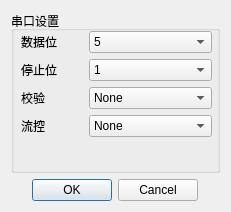
<?xml version="1.0" encoding="UTF-8"?>
<ui version="4.0">
 <class>settings_dialog</class>
 <widget class="QDialog" name="settings_dialog">
  <property name="geometry">
   <rect>
    <x>0</x>
    <y>0</y>
    <width>231</width>
    <height>212</height>
   </rect>
  </property>
  <property name="windowTitle">
   <string>Dialog</string>
  </property>
  <layout class="QGridLayout" name="gridLayout" rowstretch="5,1">
   <item row="1" column="0">
    <layout class="QHBoxLayout" name="horizontalLayout">
     <item>
      <spacer name="horizontalSpacer">
       <property name="orientation">
        <enum>Qt::Horizontal</enum>
       </property>
       <property name="sizeHint" stdset="0">
        <size>
         <width>40</width>
         <height>20</height>
        </size>
       </property>
      </spacer>
     </item>
     <item>
      <widget class="QDialogButtonBox" name="buttonBox">
       <property name="orientation">
        <enum>Qt::Horizontal</enum>
       </property>
       <property name="standardButtons">
        <set>QDialogButtonBox::Cancel|QDialogButtonBox::Ok</set>
       </property>
      </widget>
     </item>
     <item>
      <spacer name="horizontalSpacer_2">
       <property name="orientation">
        <enum>Qt::Horizontal</enum>
       </property>
       <property name="sizeHint" stdset="0">
        <size>
         <width>40</width>
         <height>20</height>
        </size>
       </property>
      </spacer>
     </item>
    </layout>
   </item>
   <item row="0" column="0">
    <widget class="QGroupBox" name="groupBox">
     <property name="title">
      <string>串口设置</string>
     </property>
     <widget class="QWidget" name="horizontalLayoutWidget_2">
      <property name="geometry">
       <rect>
        <x>10</x>
        <y>20</y>
        <width>191</width>
        <height>109</height>
       </rect>
      </property>
      <layout class="QHBoxLayout" name="horizontalLayout_3">
       <item>
        <layout class="QGridLayout" name="gridLayout_2" columnstretch="2,4">
         <item row="0" column="0">
          <widget class="QLabel" name="label">
           <property name="text">
            <string>数据位</string>
           </property>
          </widget>
         </item>
         <item row="0" column="1">
          <widget class="QComboBox" name="comboBox_dataBit">
           <property name="currentText">
            <string>5</string>
           </property>
           <item>
            <property name="text">
             <string>5</string>
            </property>
           </item>
           <item>
            <property name="text">
             <string>6</string>
            </property>
           </item>
           <item>
            <property name="text">
             <string>7</string>
            </property>
           </item>
           <item>
            <property name="text">
             <string>8</string>
            </property>
           </item>
          </widget>
         </item>
         <item row="1" column="0">
          <widget class="QLabel" name="label_2">
           <property name="text">
            <string>停止位</string>
           </property>
          </widget>
         </item>
         <item row="1" column="1">
          <widget class="QComboBox" name="comboBox_stopBit">
           <item>
            <property name="text">
             <string>1</string>
            </property>
           </item>
           <item>
            <property name="text">
             <string>1.5</string>
            </property>
           </item>
           <item>
            <property name="text">
             <string>2</string>
            </property>
           </item>
          </widget>
         </item>
         <item row="2" column="0">
          <widget class="QLabel" name="label_4">
           <property name="text">
            <string>校验</string>
           </property>
          </widget>
         </item>
         <item row="2" column="1">
          <widget class="QComboBox" name="comboBox_parity">
           <item>
            <property name="text">
             <string>None</string>
            </property>
           </item>
           <item>
            <property name="text">
             <string>Odd</string>
            </property>
           </item>
           <item>
            <property name="text">
             <string>Even</string>
            </property>
           </item>
           <item>
            <property name="text">
             <string>Mark</string>
            </property>
           </item>
           <item>
            <property name="text">
             <string>Space</string>
            </property>
           </item>
          </widget>
         </item>
         <item row="3" column="0">
          <widget class="QLabel" name="label_3">
           <property name="text">
            <string>流控</string>
           </property>
          </widget>
         </item>
         <item row="3" column="1">
          <widget class="QComboBox" name="comboBox_flowControl">
           <item>
            <property name="text">
             <string>None</string>
            </property>
           </item>
           <item>
            <property name="text">
             <string>Hardware</string>
            </property>
           </item>
           <item>
            <property name="text">
             <string>Software</string>
            </property>
           </item>
          </widget>
         </item>
        </layout>
       </item>
      </layout>
     </widget>
    </widget>
   </item>
  </layout>
 </widget>
 <resources/>
 <connections>
  <connection>
   <sender>buttonBox</sender>
   <signal>accepted()</signal>
   <receiver>settings_dialog</receiver>
   <slot>accept()</slot>
   <hints>
    <hint type="sourcelabel">
     <x>248</x>
     <y>254</y>
    </hint>
    <hint type="destinationlabel">
     <x>157</x>
     <y>274</y>
    </hint>
   </hints>
  </connection>
  <connection>
   <sender>buttonBox</sender>
   <signal>rejected()</signal>
   <receiver>settings_dialog</receiver>
   <slot>reject()</slot>
   <hints>
    <hint type="sourcelabel">
     <x>316</x>
     <y>260</y>
    </hint>
    <hint type="destinationlabel">
     <x>286</x>
     <y>274</y>
    </hint>
   </hints>
  </connection>
 </connections>
</ui>
